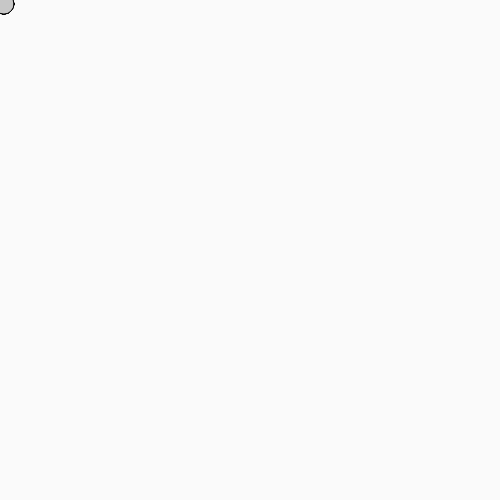
Frame 1 (no input)
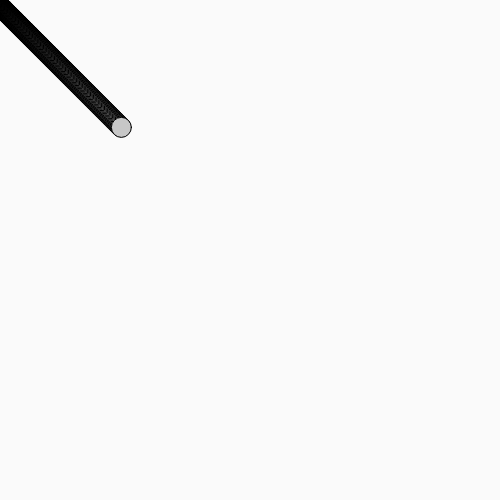
Frame 60 (no input)
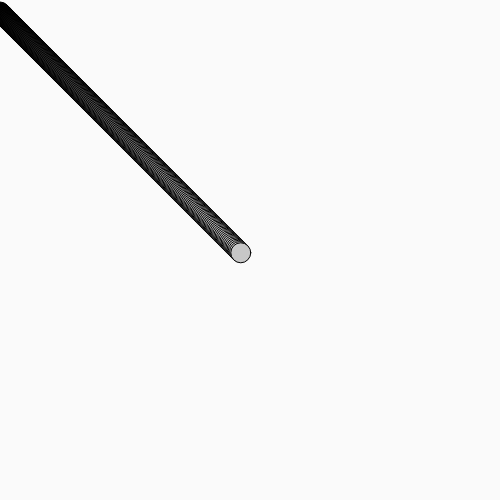
Frame 120 (the mouse pressed at the canvas centre since frame 60)

The p5.js sketch that drew these frames (run headless with seeded random() and noise() and a simulated clock; from frame 60 on, the mouse is pressed at the canvas centre):

// p5.js sketch
// ── sketch.js
var balls=[];

function setup(){
  createCanvas(500,500);
  for (var i=0;i<200;i++){
    var ii=i*0.01;
    balls[i] = new bouncingBall(ii,
                                ii,
                                20,
                                ii,
                                ii + 0.1,
                                i);
   }
  //create a ball.
}


function draw(){
  background(250);

  for(var i=0;i<200;i++){
    balls[i].move();
    balls[i].display();
    balls[i].bounce();
    // call function move and siaplay to draw a ball object

  }
}

// ── bouncingBall.js

class bouncingBall{
  constructor(x,y,size,speedX,speedY,color){
    this.x=x;
    this.y=y;
    this.size=size;
    this.speedX=speedX;
    this.speedY=speedY;
    this.color=color;
  }
  move(){
      this.x +=this.speedX;
      this.y +=this.speedY;
  }

  bounce(){
    if(this.x<0||this.x>width){
      this.speedX *=-1;
    }
    if(this.y<0||this.y>height){
      this.speedY *=-1;
    }
  }

  display(){
      fill(this.color);
      ellipse(this.x,this.y,this.size,this.size);
    }
}
